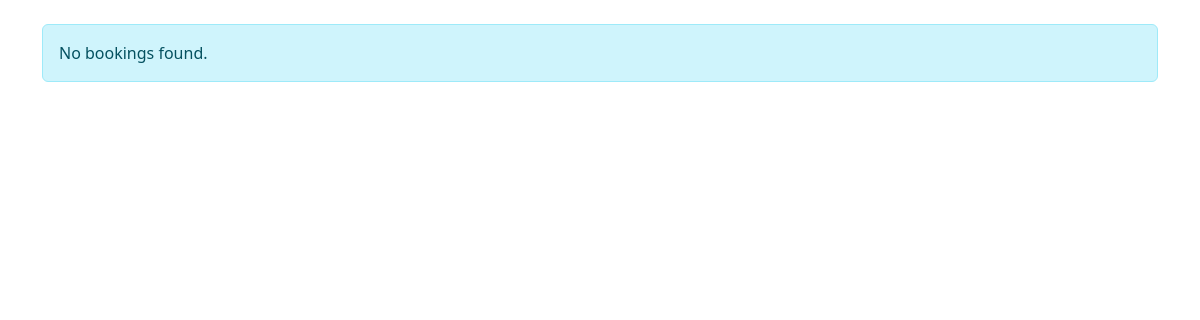
The app's page /package/ (signed in), older data.
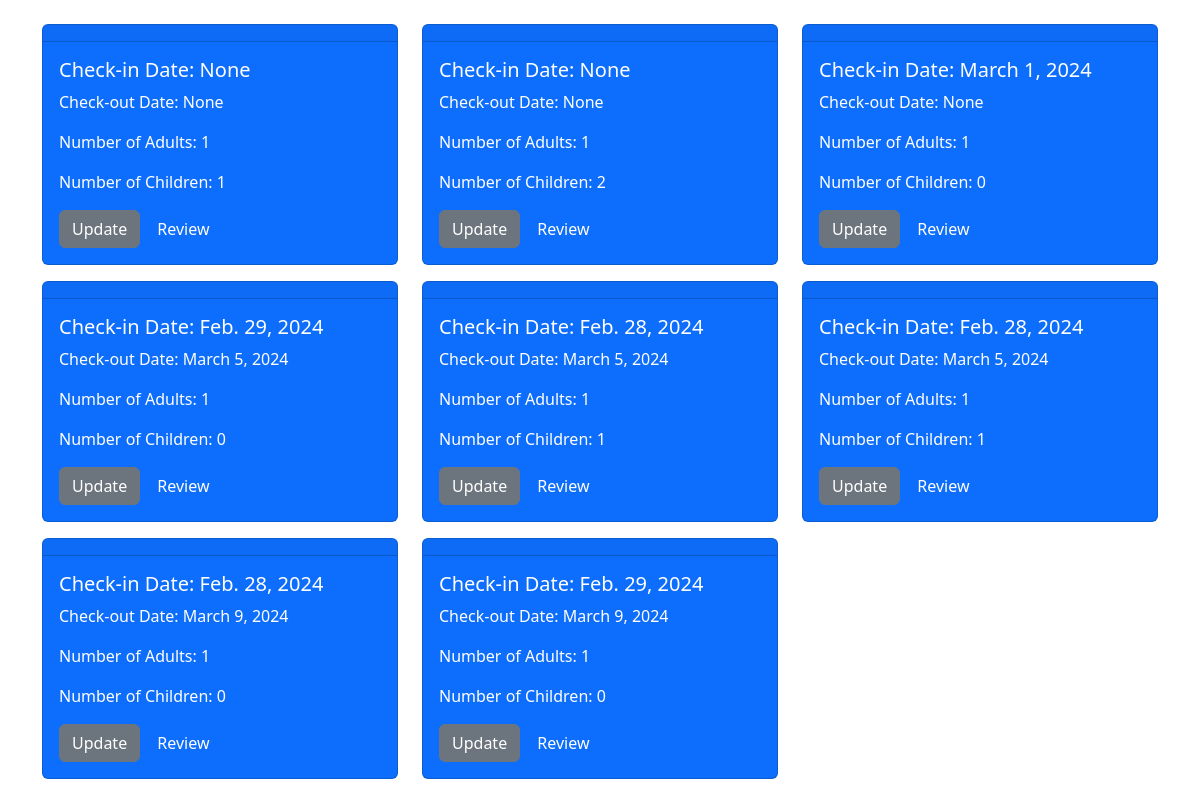
The same page, newer data.
### travelapp/models.py (models this page shows, shortened)
class Reservation(models.Model):
    user = models.ForeignKey(User, on_delete=models.CASCADE)
    package = models.ForeignKey(Places, on_delete=models.CASCADE)
    arrival_date=models.DateField(null=True,blank=True)
    departure_date=models.DateField(null=True,blank=True)
    adult = models.IntegerField(null=True, blank=True)
    children = models.IntegerField(null=True, blank=True)

### travelapp/views.py (the view)
# urls.py: path('package/',Package_list,name='package'),
def Package_list(request):
    user_reservations = Reservation.objects.filter(user=request.user)
    context = {'user_reservations': user_reservations}
    return render(request, 'Packages_list.html', context)

### travelapp/templates/Packages_list.html (shortened to what this page needs)
<!DOCTYPE html>
<html lang="en">
<head>
    <link href="https://cdn.jsdelivr.net/npm/bootstrap@5.3.2/dist/css/bootstrap.min.css" rel="stylesheet"
>
</head>
<br>
<body>
    <div class="container">
        <div class="row">
            {% for reservation in user_reservations %}
            <div class="col-md-4">
                <div class="card text-white bg-primary mb-3">
                    <div class="card-header">{{ reservation.package.pname }}</div>
                    <div class="card-body">
                        <h5 class="card-title">Check-in Date: {{ reservation.arrival_date}}</h5>
                        <p class="card-text">Check-out Date: {{ reservation.departure_date }}</p>
                        <p class="card-text">Number of Adults: {{ reservation.adult }}</p>
                        <p class="card-text">Number of Children: {{ reservation.children }}</p>
                        <a href="{% url 'travelapp:update' reservation_id=reservation.id %}"class="btn btn-secondary">Update</a>
                        <a href="{% url 'travelapp:rating' reservation_id=reservation.id %}" class="btn btn-primary">Review</a>
                    </div>
                </div>
            </div>
            {% empty %}
            <div class="col-md-12">
                <div class="alert alert-info" role="alert">
                    No bookings found.
                </div>
            </div>
            {% endfor %}
        </div>
    </div>
</body>
</html>

Row changes from the older to the newer data that the page shows:
added Reservation: arrival_date "None", departure_date "None", adult "1", children "1"
added Reservation: arrival_date "None", departure_date "None", adult "1", children "2"
added Reservation: arrival_date "March 1, 2024", departure_date "None", adult "1", children "0"
added Reservation: arrival_date "Feb. 29, 2024", departure_date "March 5, 2024", adult "1", children "0"
added Reservation: arrival_date "Feb. 28, 2024", departure_date "March 5, 2024", adult "1", children "1"
added Reservation: arrival_date "Feb. 28, 2024", departure_date "March 5, 2024", adult "1", children "1"
added Reservation: arrival_date "Feb. 28, 2024", departure_date "March 9, 2024", adult "1", children "0"
added Reservation: arrival_date "Feb. 29, 2024", departure_date "March 9, 2024", adult "1", children "0"
Text that changed along with them:
text no longer shown: "No bookings found."
